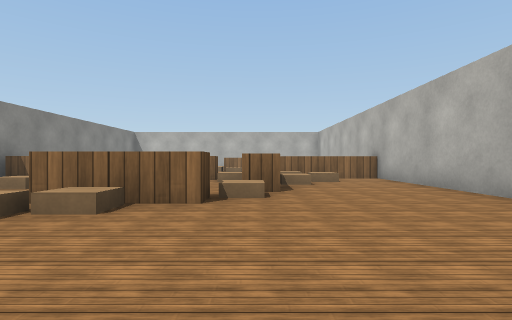
view 1 (above)

21 first-person views from a walk through a Webots world. The camera is 0.5 m above the floor, looks level and sees 80° across. The floor is counted in squares, 1 m on a side. Each view is taken from the middle of a square. On the plan, view 1 faces up. The plan holds only what a view shows up to about 9 squares ahead; the rest is blank. Robots are left out. Webots' stock objects and surfaces are drawn as simple stand-ins.

view 2
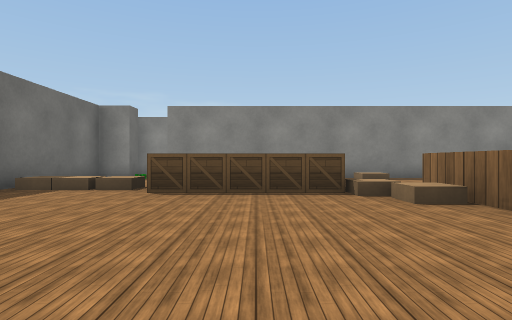

view 3
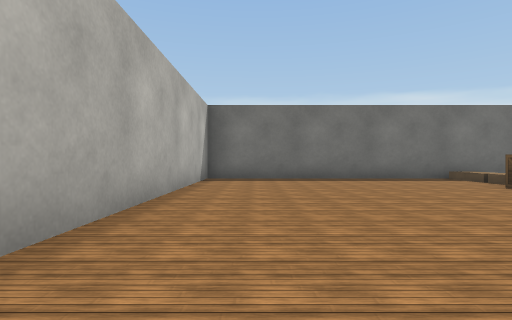

view 4
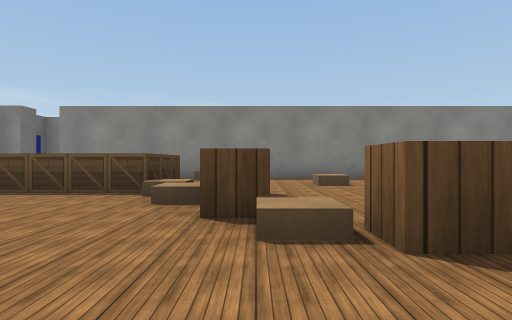

view 5
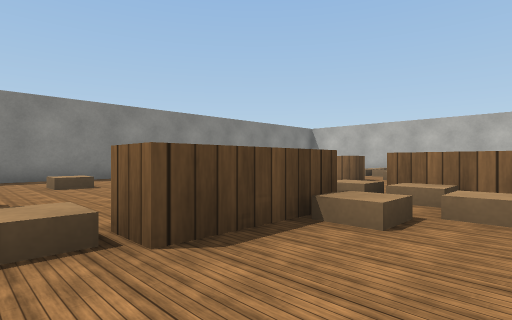

view 6
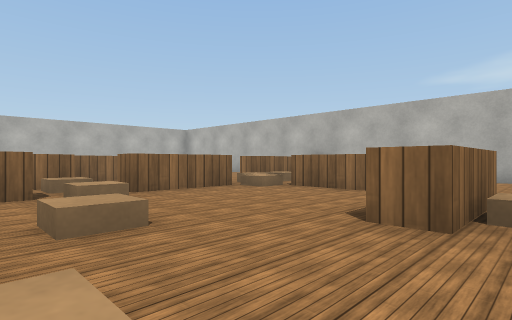

view 7
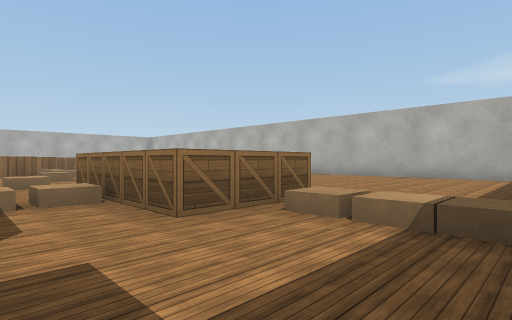

view 8
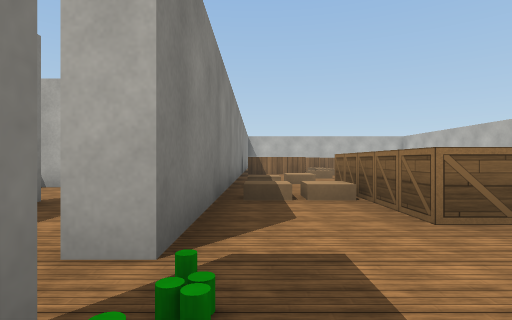

view 9
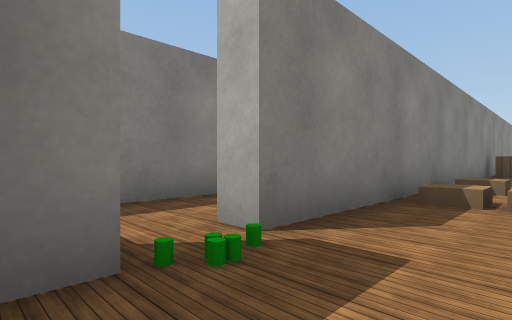

view 10
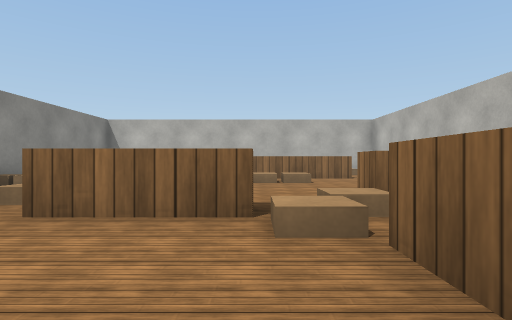

view 11
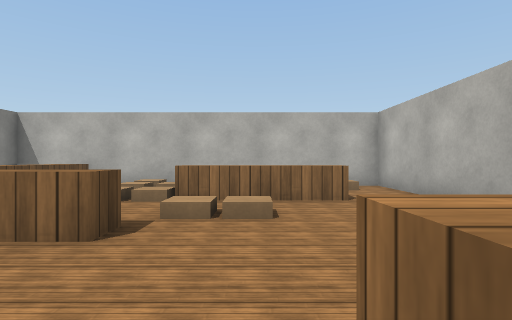

view 12
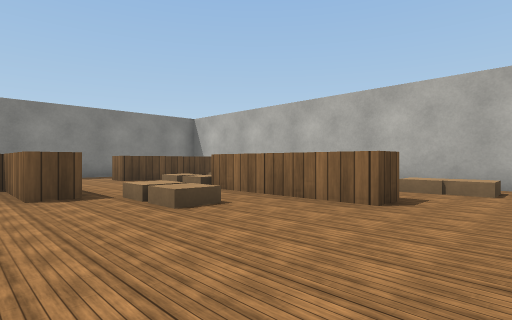

view 13
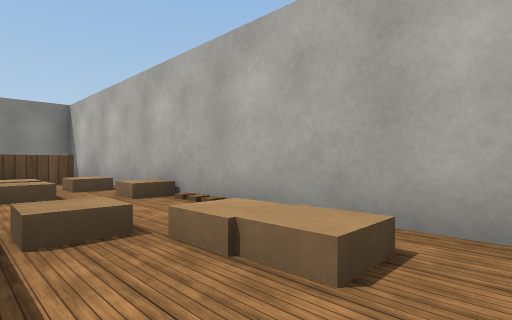

view 14
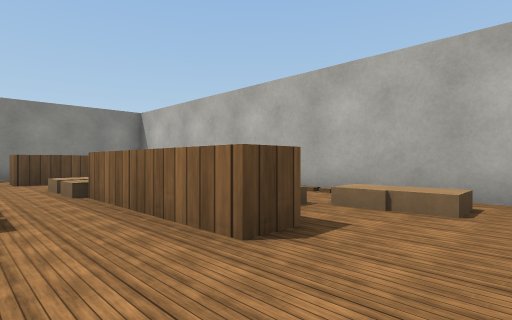

view 15
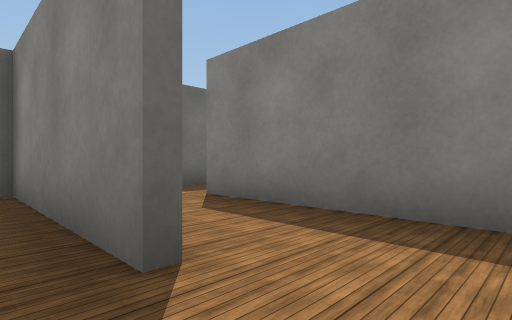

view 16
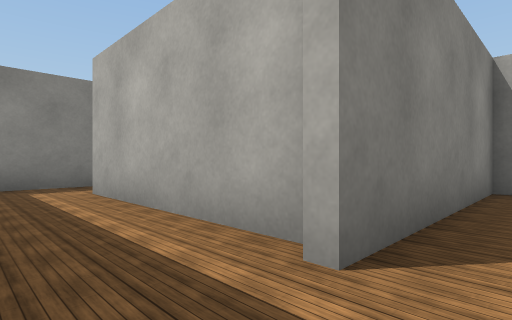

view 17
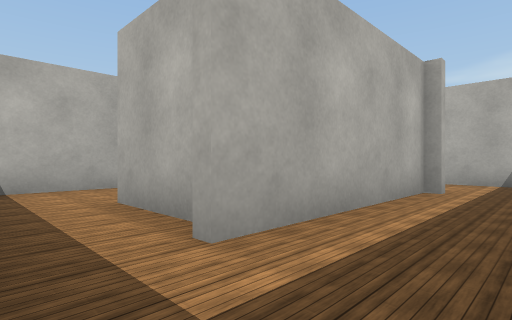

view 18
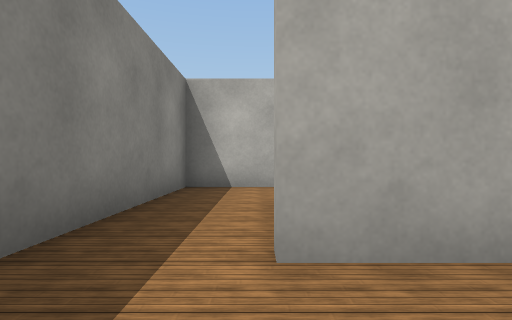

view 19
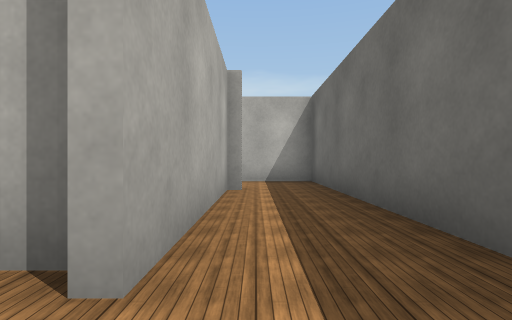

view 20
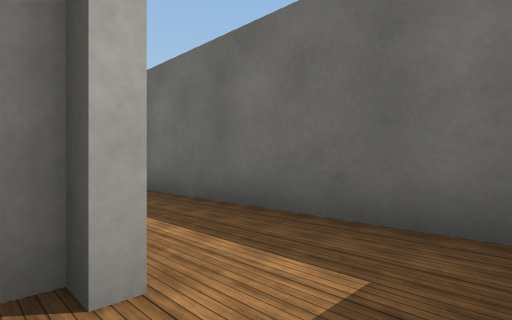

view 21
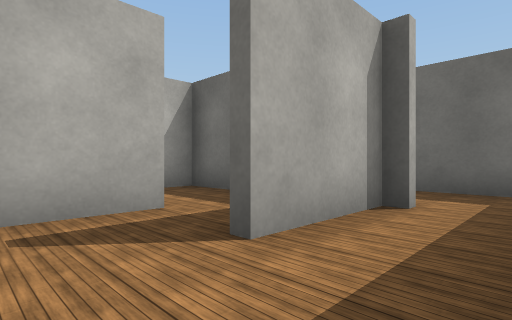

### Floor plan
Ten units are one square. View 1 is at (0, 0); x grows to the right and y downward. Boxes are objects, and circles mark ways between rooms. Rooms are numbered by the first view taken in them; rooms with no view inside come last. Other rooms are left out.
<svg viewBox="-168 -170 207 210">
<path fill="none" stroke="#000" d="M-70 25 -65 25 -65 33 33 33 33 -91M-65 -79 -65 15 -70 15M-6 -41 -6 -35 -26 -35 -26 -41M-2 -52 -2 -69M4 -69 4 -48 -2 -48M-42 -76 -64 -76M-10 -82 -10 -76 -30 -76 -30 -82M34 -83 3 -83M-65 -126 -65 -94M33 -91 33 -163 -41 -163M-14 -112 -14 -106 -34 -106M16 -140 16 -133 -15 -133M-43 -159 -43 -128 -49 -128M3 -83 3 -89M-86 -7 -86 15M-146 14 -146 -7M-159 33 -88 33 -88 13M-131 -4 -131 -17M-109 15 -150 15M-139 -26 -163 -26 -163 25M-95 -26 -107 -26 -107 19"/>
<rect x="-65" y="15" width="10" height="10" fill="#bbb"><title>jar</title></rect>
<rect x="-65" y="-15" width="10" height="10" fill="#bbb"><title>cardboard box</title></rect>
<rect x="-65" y="-35" width="10" height="10" fill="#bbb"><title>cardboard box</title></rect>
<rect x="-55" y="-15" width="10" height="10" fill="#bbb"><title>cardboard box</title></rect>
<rect x="-55" y="-45" width="10" height="10" fill="#bbb"><title>cardboard box</title></rect>
<rect x="-45" y="-25" width="20" height="30" fill="#bbb"><title>wooden box</title></rect>
<rect x="-45" y="-65" width="10" height="10" fill="#bbb"><title>cardboard box</title></rect>
<rect x="-45" y="-75" width="10" height="10" fill="#bbb"><title>cardboard box</title></rect>
<rect x="-35" y="25" width="10" height="10" fill="#bbb"><title>cardboard box</title></rect>
<rect x="-35" y="15" width="10" height="10" fill="#bbb"><title>cardboard box</title></rect>
<rect x="-35" y="5" width="10" height="10" fill="#bbb"><title>cardboard box</title></rect>
<rect x="-35" y="-25" width="10" height="10" fill="#bbb"><title>cardboard box</title></rect>
<rect x="-25" y="-35" width="10" height="10" fill="#bbb"><title>cardboard box</title></rect>
<rect x="-5" y="-45" width="10" height="10" fill="#bbb"><title>cardboard box</title></rect>
<rect x="5" y="-65" width="10" height="10" fill="#bbb"><title>cardboard box</title></rect>
<rect x="5" y="-85" width="10" height="10" fill="#bbb"><title>cardboard box</title></rect>
<rect x="15" y="-75" width="10" height="10" fill="#bbb"><title>cardboard box</title></rect>
<rect x="-65" y="-115" width="10" height="10" fill="#bbb"><title>cardboard box</title></rect>
<rect x="-55" y="-115" width="10" height="10" fill="#bbb"><title>other object</title></rect>
<rect x="-35" y="-135" width="10" height="10" fill="#bbb"><title>cardboard box</title></rect>
<rect x="-35" y="-155" width="10" height="10" fill="#bbb"><title>cardboard box</title></rect>
<rect x="-35" y="-165" width="10" height="10" fill="#bbb"><title>cardboard box</title></rect>
<rect x="-15" y="-125" width="10" height="10" fill="#bbb"><title>cardboard box</title></rect>
<rect x="-15" y="-165" width="10" height="10" fill="#bbb"><title>cardboard box</title></rect>
<rect x="-5" y="-125" width="10" height="10" fill="#bbb"><title>cardboard box</title></rect>
<rect x="-5" y="-155" width="10" height="10" fill="#bbb"><title>cardboard box</title></rect>
<rect x="-5" y="-165" width="10" height="10" fill="#bbb"><title>other object</title></rect>
<rect x="5" y="-155" width="10" height="10" fill="#bbb"><title>cardboard box</title></rect>
<rect x="15" y="-165" width="10" height="10" fill="#bbb"><title>cardboard box</title></rect>
<circle cx="0" cy="-90" r="3" fill="#2a7"/>
<circle cx="-90" cy="-15" r="3" fill="#2a7"/>
<circle cx="-100" cy="5" r="3" fill="#2a7"/>
<text x="-20" y="-20">1</text>
<text x="-10" y="-130">2</text>
<text x="-80" y="-10">3</text>
<text x="-140" y="20">4</text>
<text x="-100" y="-10">5</text>
</svg>
Room 1 opens to room 2. Room 3 opens to room 5. Room 4 opens to room 5.

Where each view was taken, in squares from view 1:
view 1: 0 up, 0 right, facing up
view 2: 1 up, 2 right, facing left
view 3: 5 up, 2 right, facing down
view 4: 4 up, 2 right, facing left
view 5: 4 up, 2 right, facing up-left
view 6: 3 up, 5 left, facing up-right
view 7: 3 down, 6 left, facing up-right
view 8: 3 down, 6 left, facing up
view 9: 3 down, 5 left, facing up-left
view 10: 5 up, 1 left, facing up
view 11: 8 up, 0 right, facing up
view 12: 10 up, 3 right, facing up-left
view 13: 14 up, 3 right, facing up-left
view 14: 12 up, 3 right, facing up-left
view 15: 2 up, 8 left, facing down-left
view 16: 3 down, 10 left, facing up-left
view 17: 3 down, 16 left, facing up-right
view 18: 3 down, 15 left, facing up
view 19: 2 down, 16 left, facing right
view 20: 1 down, 16 left, facing down-right
view 21: 2 up, 16 left, facing down-right
